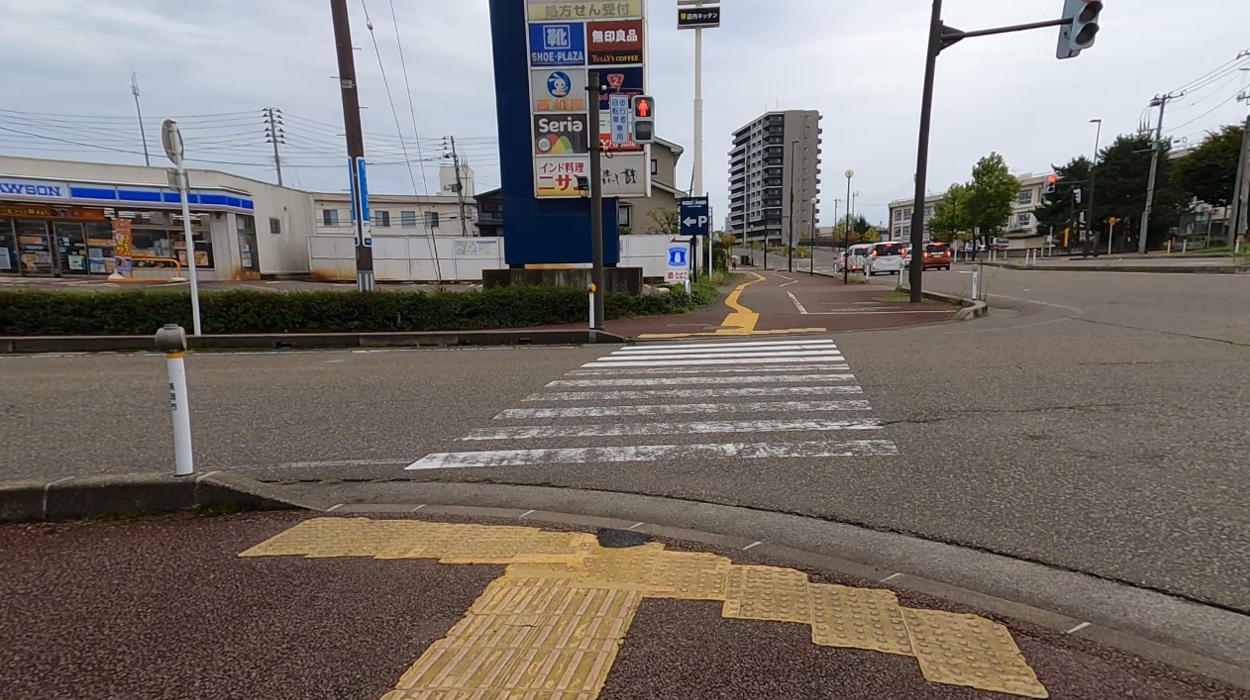
#> input picture Input/right1.png, 1250 x 700 px, found by its file name
$ python color-seg.py
#> lines starting #> are read from the running program, lines starting #| are printed output that depends on the picture; after the words box and inside, x2 and y2 are one past the last pixel; in counts of white or black regions, pixels touching at a corner belong together
import cv2
import numpy as np

# ========= 設定 =========
IMG_PATH = "Input/right1.png"
OUT_PATH = "Output/edge_color_seg.png"

K = 5                   # 色クラスタ数
ALPHA = 0.01            # 空間重み
LOW_THRESH = 50
HIGH_THRESH = 150
KERNEL_SIZE = 5

# ========= 画像読み込み =========
img = cv2.imread(IMG_PATH)
#> img is the input picture: shape (700, 1250, 3); mean B, G, R 108.9, 114, 120.9
if img is None:
    raise RuntimeError("画像を読み込めません")

h, w = img.shape[:2]

# ========= 色クラスタリング（Lab + xy） =========
lab = cv2.cvtColor(img, cv2.COLOR_BGR2LAB)
#> lab: shape (700, 1250, 3); mean of channels 0, 1, 2 121.2, 130.4, 132.1

features = []
for y in range(h):
    for x in range(w):
        L, a, b = lab[y, x]
        features.append([L, a, b, ALPHA * x, ALPHA * y])
#> after the loop, features = 875000 items

Z = np.array(features, dtype=np.float32)

criteria = (cv2.TERM_CRITERIA_EPS + cv2.TERM_CRITERIA_MAX_ITER, 20, 1.0)
_, labels, _ = cv2.kmeans(
    Z, K, None, criteria, 3, cv2.KMEANS_RANDOM_CENTERS
)

labels_img = labels.reshape((h, w))
#> labels_img: shape (700, 1250) int32; 5 distinct labels, from 0 to 4

# ========= エッジ検出 =========
gray = cv2.cvtColor(img, cv2.COLOR_BGR2GRAY)
blur = cv2.GaussianBlur(gray, (5, 5), 0)
edges = cv2.Canny(blur, LOW_THRESH, HIGH_THRESH)
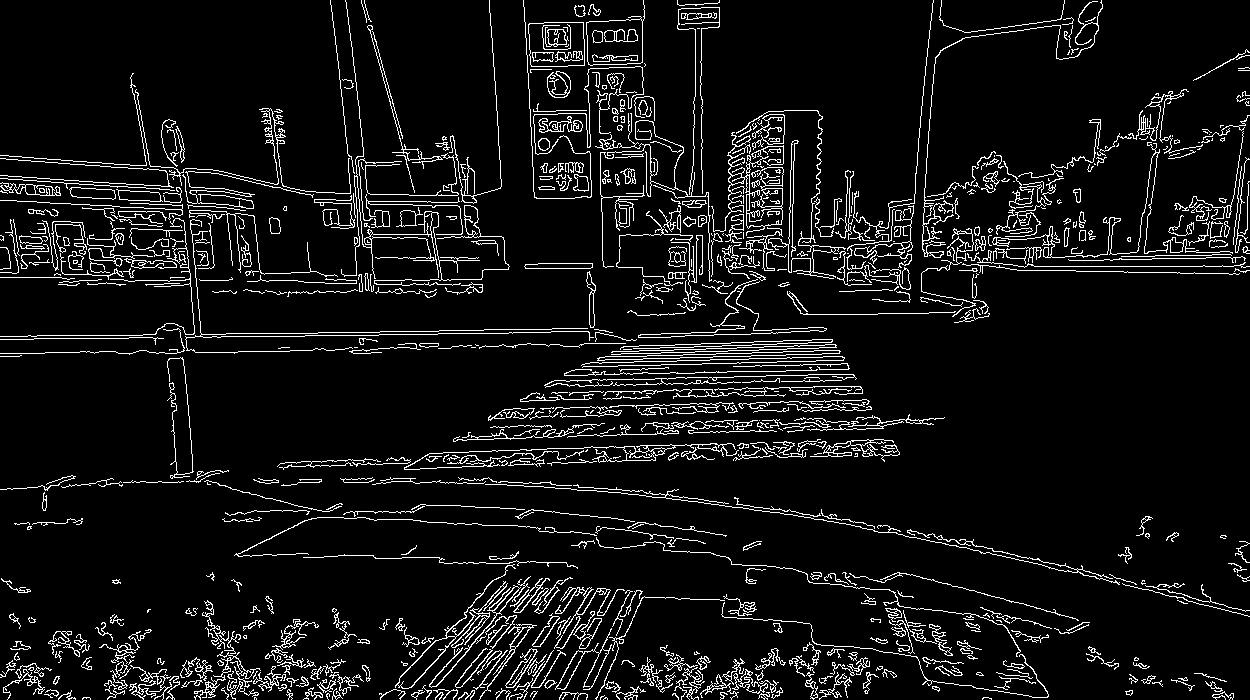
#> edges: shape (700, 1250); 7.4% white in thin lines or dots

# ========= エッジでクラスタを分断 =========
binary = np.zeros((h, w), dtype=np.uint8)

for k in range(K):
    mask = (labels_img == k).astype(np.uint8) * 255
    mask[edges > 0] = 0

    kernel = cv2.getStructuringElement(
        cv2.MORPH_ELLIPSE, (KERNEL_SIZE, KERNEL_SIZE)
    )
    mask = cv2.morphologyEx(mask, cv2.MORPH_CLOSE, kernel)

    binary = cv2.bitwise_or(binary, mask)
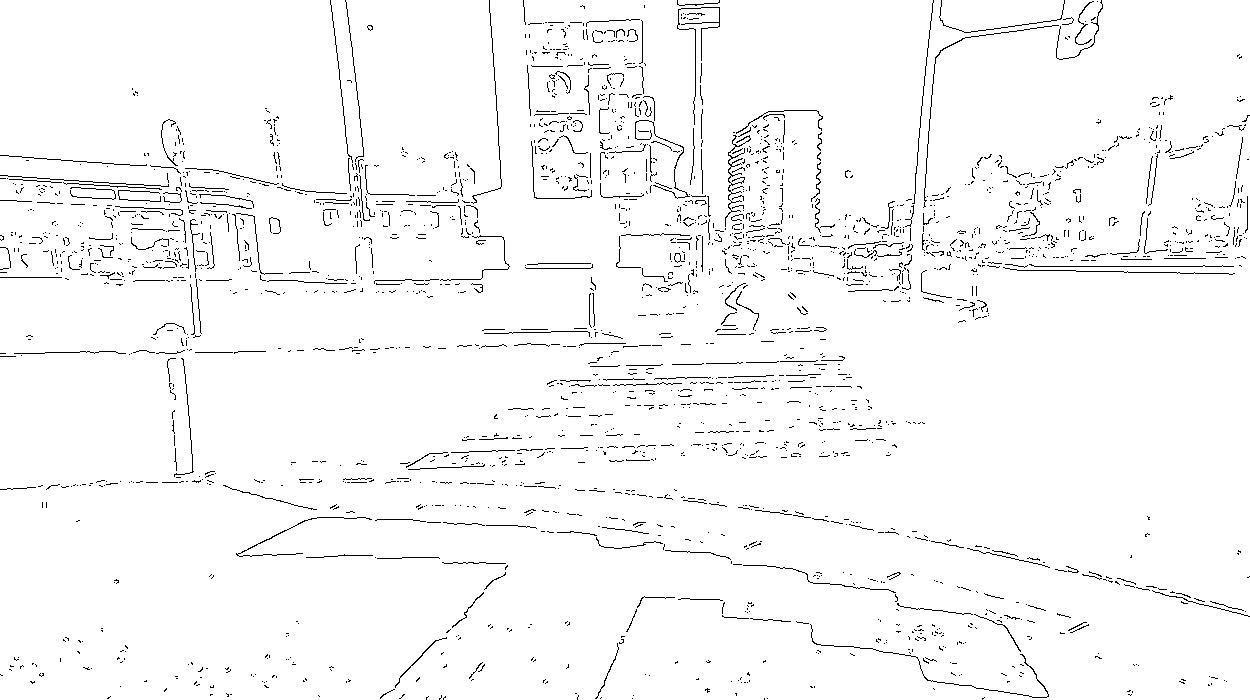
#> binary: shape (700, 1250); 97.2% white; black in thin lines or dots
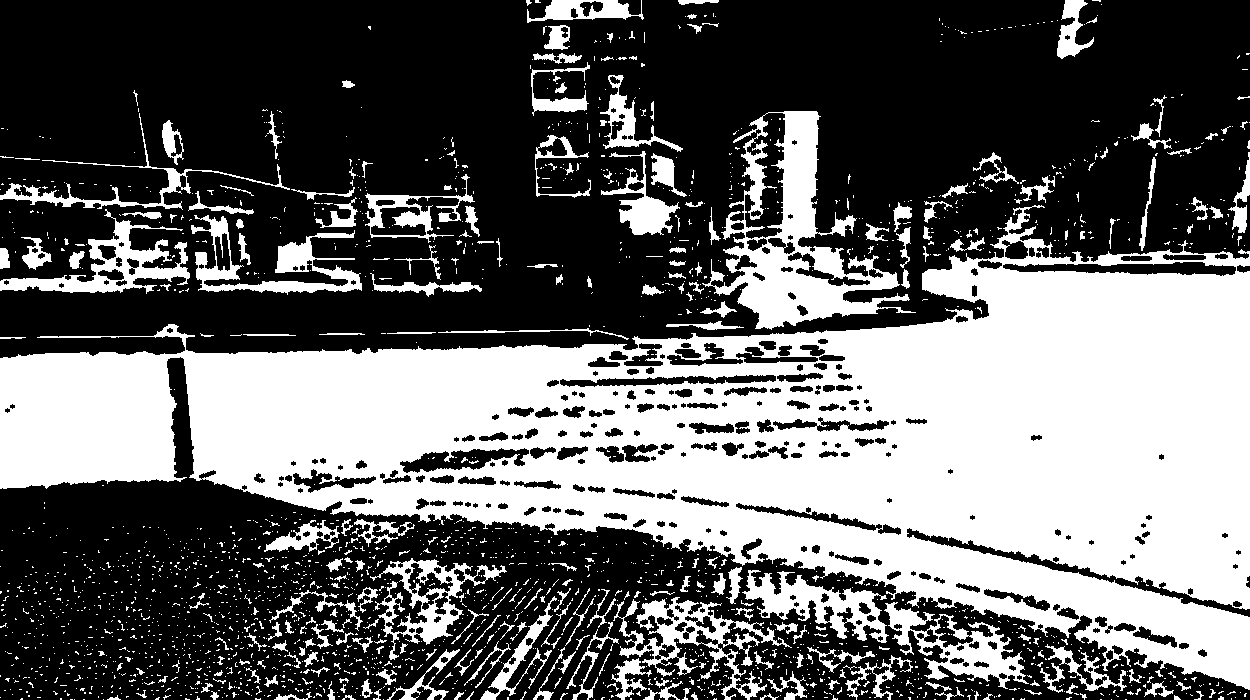
#> mask: shape (700, 1250); 39.7% white; 2202 white regions (1927 under 20 px), largest, box (x1, y1, x2, y2) and area: (0, 205, 1250, 690) 262286, (702, 111, 916, 330) 15102, (613, 597, 792, 700) 4763

# ========= 連結成分ラベリング（＝物体） =========
num_labels, labels_cc = cv2.connectedComponents(binary)
#> labels_cc: shape (700, 1250) int32; values 0 (black) and 1 (white), 97.2% white; black in thin lines or dots
#> num_labels = 2

# ========= 物体ごとにランダム色 =========
rng = np.random.default_rng(0)
seg_vis = np.zeros((h, w, 3), dtype=np.uint8)

for label in range(1, num_labels):  # 0は背景
    color = rng.integers(0, 255, size=3, dtype=np.uint8)
    seg_vis[labels_cc == label] = color
#> this loop made 1 pass
#> color on pass 1: [94, 129, 193]
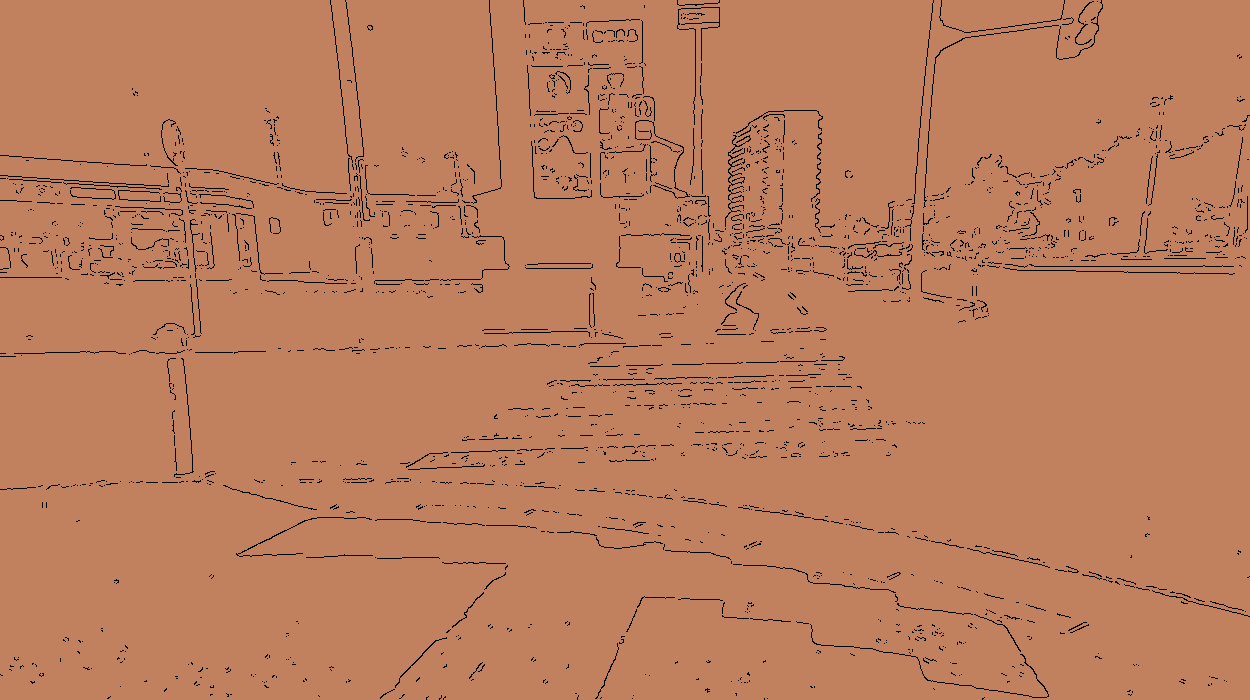
#> seg_vis: shape (700, 1250, 3); mean of channels 0, 1, 2 91.3, 125.3, 187.5; drawn as B, G, R

cv2.imwrite(OUT_PATH, seg_vis)
print("保存しました:", OUT_PATH)

$ run again, with Input/right2.png copied over Input/right1.png
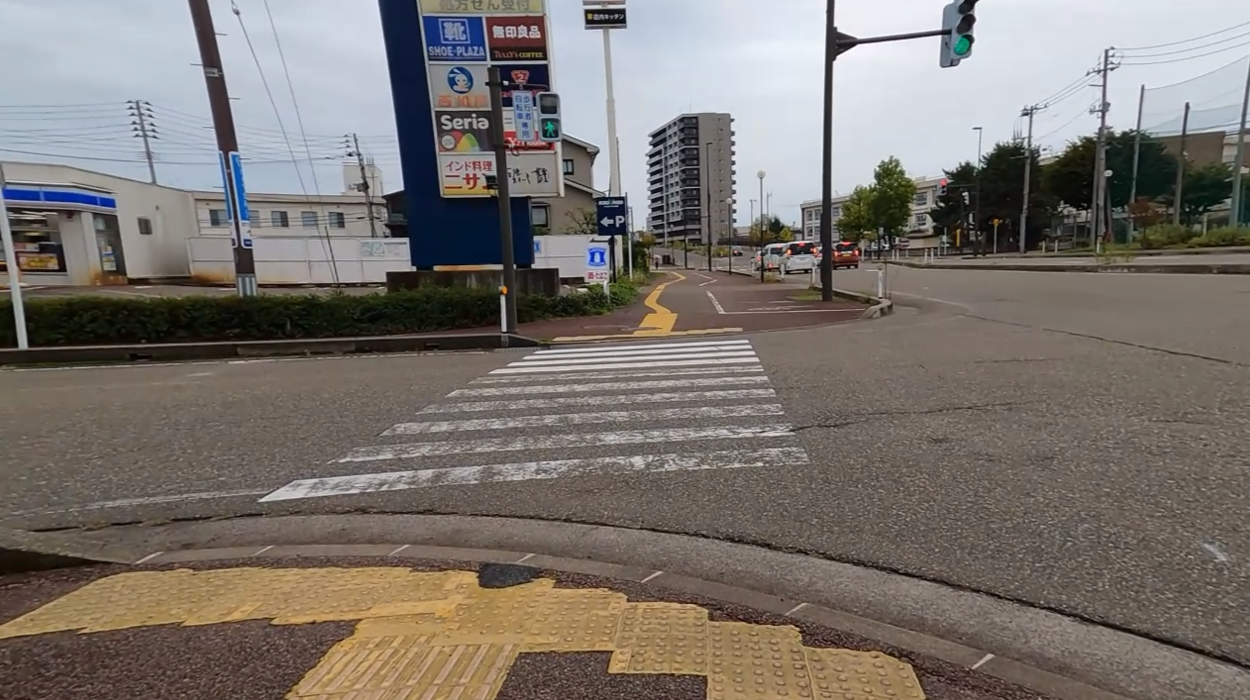
#> input picture Input/right2.png, 1250 x 700 px, found by its file name
#> img is the input picture: shape (700, 1250, 3); mean B, G, R 110.7, 116.1, 122.6
#> lab: shape (700, 1250, 3); mean of channels 0, 1, 2 123.6, 130.1, 132.2
#> after the loop `for y in range(h):`: features = 875000 items
#> labels_img: shape (700, 1250) int32; 5 distinct labels, from 0 to 4
#> edges: shape (700, 1250); 6.4% white in thin lines or dots
#> after the loop `for k in range(K):`:
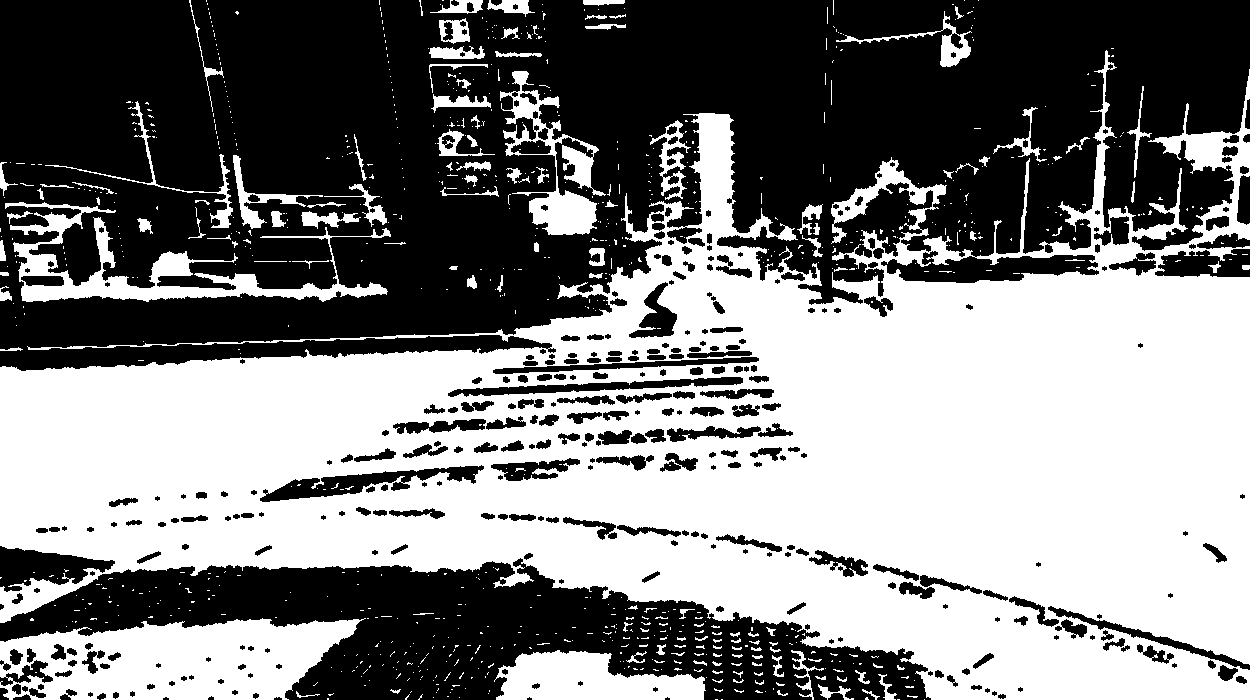
#> mask: shape (700, 1250); 49.7% white; 884 white regions (753 under 20 px), largest, box (x1, y1, x2, y2) and area: (0, 50, 1250, 700) 374698, (0, 618, 366, 700) 20694, (5, 202, 391, 302) 9107
#> labels_cc: shape (700, 1250) int32; values 0 (black) and 1 (white), 97.4% white; black in thin lines or dots
#> num_labels = 2
#> the loop `for label in range(1, num_labels):` made 1 pass
#> color on pass 1: [94, 129, 193]
#> after the loop `for label in range(1, num_labels):`:
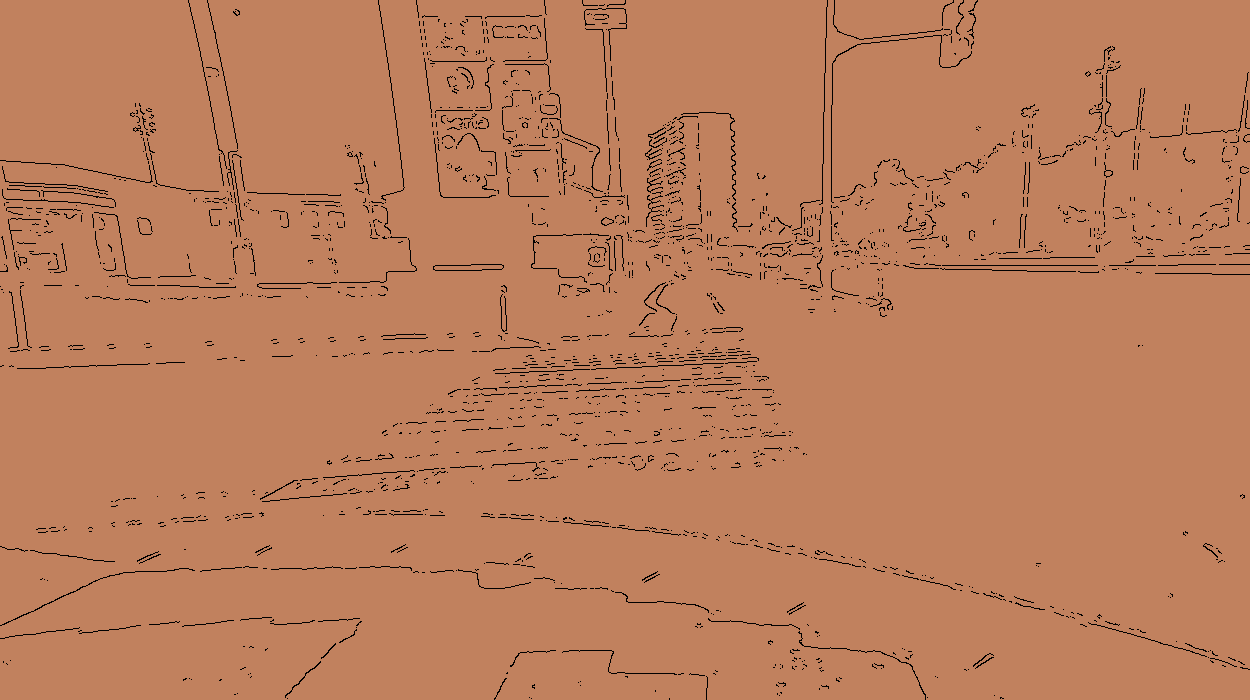
#> seg_vis: shape (700, 1250, 3); mean of channels 0, 1, 2 91.5, 125.6, 187.9; drawn as B, G, R
